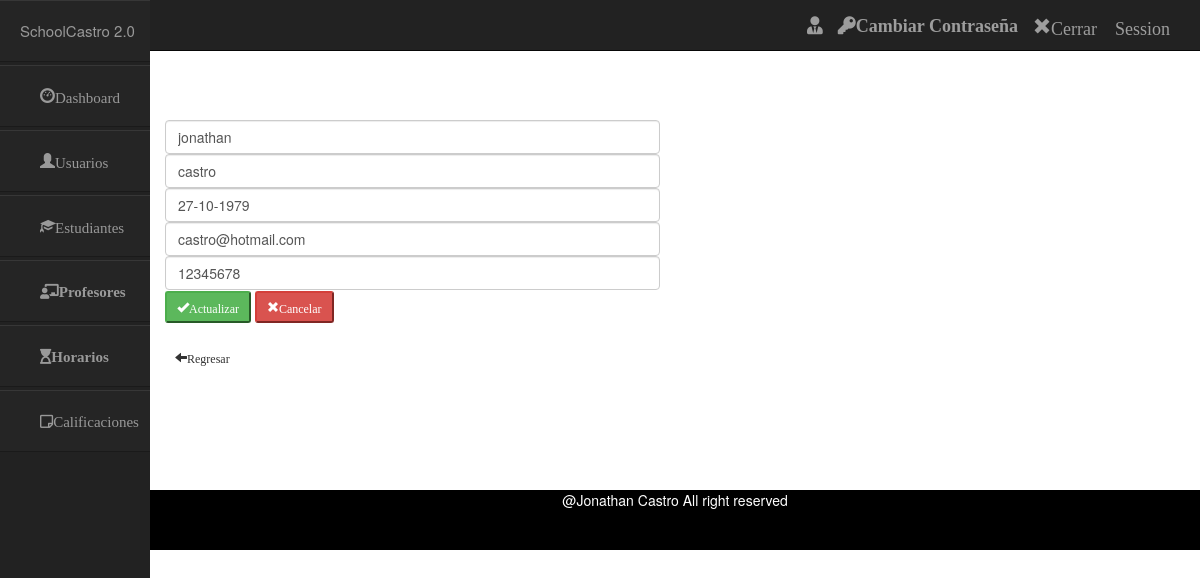
Screenshot of /usuarios_controller/editar/4 with the database file from the repository.
### tables this page shows
CREATE TABLE `usuarios` (
  `id` int(50) NOT NULL,
  `nombre` varchar(50) NOT NULL,
  `apellido` varchar(50) NOT NULL,
  `nacimiento` varchar(50) NOT NULL,
  `email` varchar(50) NOT NULL,
  `telefono` bigint(50) NOT NULL,
  `usuario` varchar(50) NOT NULL,
  `contrasena` varchar(50) NOT NULL
);

### application/controllers/Usuarios_controller.php (called while the page is built, shortened)
<?php
class Usuarios_controller extends CI_Controller {
        public function editar($id) {
            $data['usuario'] = $this->session->userdata('usuario');
            $data['datos'] = $this->usuarios_model->usuariosPorId($id);
                $this->load->view('include/header');
                $this->load->view('include/navbar',$data);
                $this->load->view('include/sidebar');
                $this->load->view('admin/editar_usuarios',$data);
                $this->load->view('include/footer');
    }
}

### index.php (called while the page is built, shortened)
<?php
require_once BASEPATH.'core/CodeIgniter.php';

### application/models/Usuarios_model.php (called while the page is built, shortened)
<?php
class Usuarios_model extends CI_Model {
	public function usuariosPorId($id)
	{
		$sql = "SELECT id,nombre,apellido,nacimiento,email,telefono from usuarios where id= $id";
		$query = $this->db->query($sql);
		return $query->row();
	}
}

### application/views/admin/editar_usuarios.php (the view)
<br>
<br>
<br>
<br>
<br>
<br>
	<div class="row col-md-6" >
		<form action="" method="post">
			<input type="text" class="form-control" name="nombre" value="<?php echo $datos->nombre?>">
			<input type="text" class="form-control"  name="apellido" value="<?php echo $datos->apellido?>">
			<input type="text" class="form-control" id="datepicker" name="nacimiento" value="<?php echo $datos->nacimiento?>" >
			<input type="text" class="form-control" name="email" value="<?php echo $datos->email?>">
			<input type="text" class="form-control" name="telefono" value="<?php echo $datos->telefono?>">
			<button type="submit" name="submit" value="submit" class="btn-success btn-sm glyphicon glyphicon-ok">Actualizar</button>
			<button type="reset" class="btn-danger btn-sm glyphicon glyphicon-remove">Cancelar</button>
			<br>
			<br>
			<a href="<?php echo base_url();?>usuarios_controller"><span class="btn-default btn-sm glyphicon glyphicon-arrow-left">Regresar</span></a>
		</form>
<br>
<br>
<br>
<br>
<br>
<br>
	</div>

### assets/css/styles_sidebar.css (style rules this page uses)
.row { margin-left:0px; margin-right:0px; }

### rows the page displays
usuarios: nombre "jonathan", apellido "castro", nacimiento "27-10-1979", email "castro@hotmail.com", telefono "12345678"
